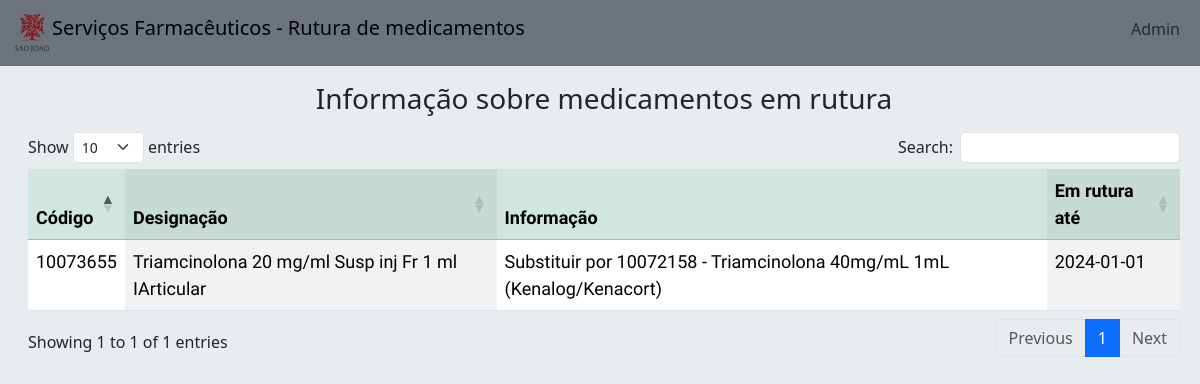
The page / on the database its author committed.
### tables this page shows
CREATE TABLE "ruts" (
	"id"	INTEGER,
	"code"	INTEGER,
	"desig"	TEXT,
	"forn"	TEXT,
	"order_nr"	INTEGER,
	"end_date"	TEXT,
	"last_date"	TEXT,
	"alternative"	TEXT,
	"detail"	TEXT,
	"obs"	TEXT,
	"created"	TEXT,
	"public"	TEXT DEFAULT 'false',
	"solved"	TEXT DEFAULT 'false',
	PRIMARY KEY("id" AUTOINCREMENT)
);

### main.py (the view)
@app.route('/')
def root():
    con = sql_open()
    cursor = con.cursor()
    cursor.execute("SELECT * FROM ruts WHERE public=? AND solved = ?", ('true', 'false'))
    data = cursor.fetchall()
    cursor.close()
    return render_template('landing.html', data=data)

### main.py (called while the page is built)
def sql_open():
    con = sql.connect('database.db')
    con.row_factory = sql.Row
    return con

### templates/landing.html (shortened to what this page needs)
{% extends 'home.html' %}
{% block main %}
<div class="container-fluid row mt-3 ms-1">
    <h3 class="mb-3 text-center">Informação sobre medicamentos em rutura</h3>
    <table class="table table-striped-columns table-hover" id="landingTable">
        <thead class="table-success">
            <tr>
                <th>Código</th>
                <th>Designação</th>
                <th>Informação</th>
                <th>Em rutura até</th>
            </tr>
        </thead>
        <tbody>
            {% for row in data %}
            <tr>
                <td>{{ row['code'] }}</td>
                <td>{{ row['desig'] }}</td>
                <td>{{ row['detail'] }}</td>
                <td>{{ row['end_date'] }}</td>
            </tr>
            {% endfor %}
        </tbody>
    </table>
</div>
{% endblock main %}

### static/styles.css (style rules this page uses)
body, html { height: 100%; text-decoration: none; }
table * { font-family: "PT Sans Narrow"; font-size: 18px; }

### rows shown on the page
ruts: code "10073655", desig "Triamcinolona 20 mg/ml Susp inj Fr 1 ml IArticular", detail "Substituir por 10072158 - Triamcinolona 40mg/mL 1mL (Kenalog/Kenacort)", end_date "2024-01-01"
